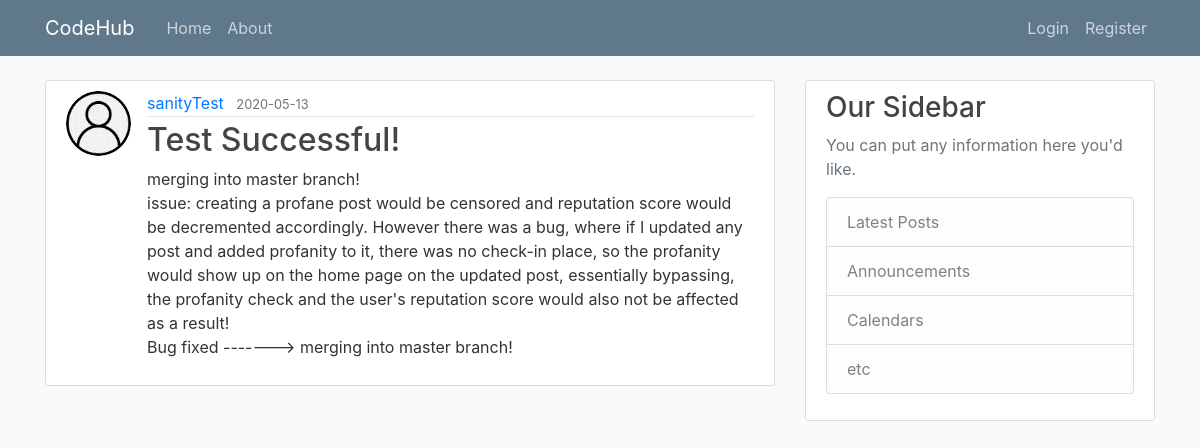
Screenshot of /post/26 with the database file from the repository.
### app/models.py (models this page shows, shortened)
class User(db.Model, UserMixin):
    id = db.Column(db.Integer, primary_key=True)                                    # Primary Key
    username = db.Column(db.String(20), unique=True, nullable=False)                # Each User will have a username, with a max(20) characters, it must be unique, and Null is not allowed!
    email = db.Column(db.String(120), unique=True, nullable=False)                  # Each User will have an email, with a max(120) characters, it must be unique, and Null is not allowed!
    image_file = db.Column(db.String(20), nullable=False, default='default.jpg')    # Each User will have a defualt profile Image, so uniqueness does not apply, since Null is not allowed!
    password = db.Column(db.String(60), nullable=False)                             # Each User will have passwords, with a max(60) characters, uniqueness does not apply, and Null is not allowed!
    posts = db.relationship('Post', backref='author', lazy=True)                    # This is linked to Posts, Lazy Evaluation is set to: True
    reputation = db.Column(db.Integer, nullable=False, default=10)                  # This has a default value of 10
    profanity = db.Column(db.Boolean, unique=False, default=False)                  # This had a default value of 0
    chance = db.Column(db.Boolean, nullable=False, default=True)                    # This has a default value of True
    blacklisted = db.Column(db.Boolean, unique=False, default=False)                # This has a default value of False
    compliments=db.Column(db.Integer, unique=False, default=0)                      # This has a default value of 0

class Post(db.Model):
    id = db.Column(db.Integer, primary_key=True)                                    # Primary Key
    title = db.Column(db.String(100), nullable=False)                               # Each Post will have a title, with a max(100) characters, uniqueness does not apply, and Null is not allowed!
    date_posted = db.Column(db.DateTime, nullable=False, default=datetime.utcnow)   # Each Post will have a date_posted, with DateTime set to utcnow, current time, and Null is not allowed!
    content = db.Column(db.Text, nullable=False)                                    # Each Post will have a content with no character limit, and Null is not allowed!
    user_id = db.Column(db.Integer, db.ForeignKey('user.id'), nullable=False)       # This is using the user id as a ForeignKey, each post must have an Author, so Null is not allowed!
    rating = db.Column(db.Integer, nullable=False, default=0)

### app/posts/routes.py (the view)
@posts.route('/post/<int:post_id>')
def post(post_id):
    post = Post.query.get_or_404(post_id)
    return render_template('post.html', title=post.title, post=post)

### app/templates/post.html (shortened to what this page needs)
{% extends "template.html" %}
{% block content %}
    <article class="media content-section">
        <img class="rounded-circle article-img" src="{{ url_for('static', filename='profile_images/' + post.author.image_file ) }}">
        <div class="media-body">
            <div class="article-metadata">
                <a class="mr-2" href="{{ url_for('users.user_posts', username=post.author.username) }}">{{ post.author.username }}</a>
                <small class="text-muted">{{ post.date_posted.strftime('%Y-%m-%d') }}</small>
            </div>
            <h2 class="article-title"> {{ post.title }} </h2>
            <p class="article-content">{{ post.content }}</p>
        </div>
    </article>
{% endblock content %}

### app/static/main.css (style rules this page uses)
body { background: #fafafa; color: #333333; margin-top: 5rem; }
h1, h2, h3, h4, h5, h6 { color: #444444; }
.content-section { background: #ffffff; padding: 10px 20px; border: 1px solid #dddddd; border-radius: 3px; margin-bottom: 20px; }
.article-title { color: #444444; }
.article-content { white-space: pre-line; }
.article-img { height: 65px; width: 65px; margin-right: 16px; }
.article-metadata { padding-bottom: 1px; margin-bottom: 4px; border-bottom: 1px solid #e3e3e3 }

### rows the page displays
User: image_file (placeholder picture), author.username "sanityTest"
Post: date_posted "2020-05-13", title "Test Successful!", content "merging into master branch! issue: creating a profane post would be censored and reputation score would be decremented accordingly. However there was a bug, where if I updated any post and added profanity to it, there was no check-in place, so the profanity would show up on the home page on the updated post, essentially bypassing, the profanity check and the user's reputation score would also not be affected as a result! Bug fixed -------> merging into master branch!"
